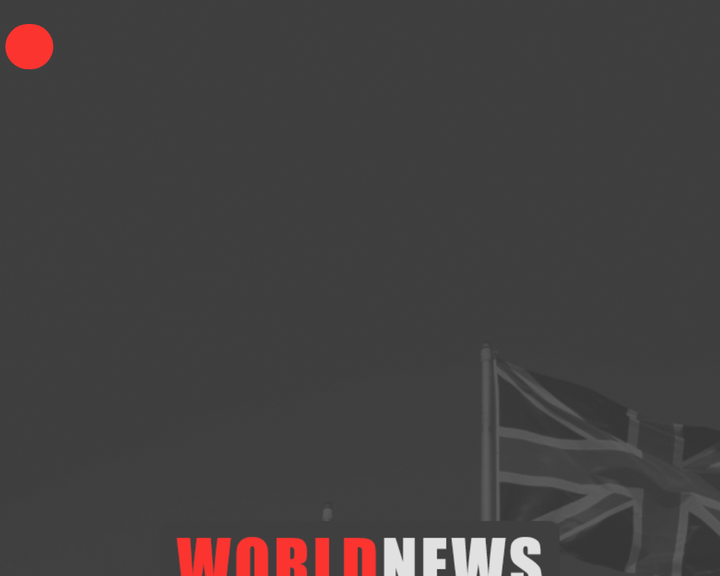
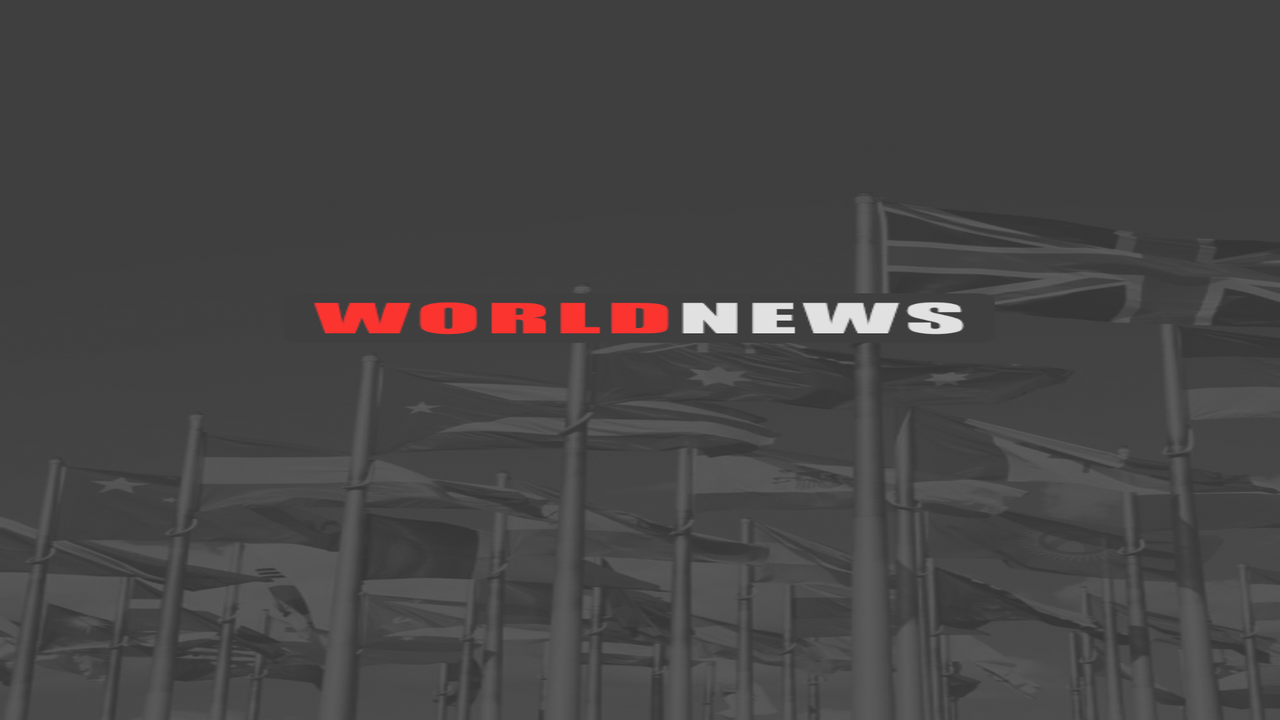

An Android layout and its configuration variant, each rendered on a device that would load it. The default file and the variant file are quoted in full after the pictures.
<!-- AndroidManifest.xml: application theme SplashTheme -->
<!-- res/layout/news_item.xml -->
<?xml version="1.0" encoding="utf-8"?>
<androidx.constraintlayout.widget.ConstraintLayout xmlns:android="http://schemas.android.com/apk/res/android"
    xmlns:app="http://schemas.android.com/apk/res-auto"
    android:layout_width="match_parent"
    android:layout_height="wrap_content"
    android:layout_marginBottom="0dp"
    android:paddingBottom="24dp">

    <TextView
        android:id="@+id/title"
        android:layout_width="0dp"
        android:layout_height="wrap_content"
        android:layout_marginTop="10dp"
        android:paddingBottom="18dp"
        android:textAllCaps="true"
        android:textColor="@color/white"
        android:textSize="16sp"
        android:textStyle="bold"
        app:layout_constraintEnd_toEndOf="@+id/imageView"
        app:layout_constraintStart_toStartOf="@+id/imageView"
        app:layout_constraintTop_toBottomOf="@+id/imageView" />

    <TextView
        android:id="@+id/author"
        android:layout_width="wrap_content"
        android:layout_height="wrap_content"
        android:layout_marginEnd="2dp"
        android:background="@drawable/rectangle_black_background"
        android:ellipsize="end"
        android:maxLength="20"
        android:maxLines="1"
        android:paddingStart="12dp"
        android:paddingTop="2dp"
        android:paddingEnd="12dp"
        android:paddingBottom="2dp"
        android:singleLine="true"
        android:textColor="@color/iconColor"
        android:textSize="12sp"
        android:visibility="invisible"
        app:layout_constraintBottom_toBottomOf="@+id/publishedAt"
        app:layout_constraintEnd_toEndOf="@+id/imageView" />

    <ImageView
        android:id="@+id/imageView"
        android:layout_width="359dp"
        android:layout_height="172dp"
        android:layout_marginTop="8dp"
        android:contentDescription="@string/description_image_article"
        app:layout_constraintEnd_toEndOf="parent"
        app:layout_constraintStart_toStartOf="parent"
        app:layout_constraintTop_toBottomOf="@+id/publishedAt" />

    <TextView
        android:id="@+id/publishedAt"
        android:layout_width="wrap_content"
        android:layout_height="wrap_content"
        android:layout_marginStart="2dp"
        android:layout_marginTop="12dp"
        android:background="@drawable/rectangle_coral_background"
        android:paddingStart="12dp"
        android:paddingTop="4dp"
        android:paddingEnd="12dp"
        android:paddingBottom="4dp"
        android:textAllCaps="true"
        android:textColor="@color/iconColor"
        android:textSize="11sp"
        app:layout_constraintStart_toStartOf="@+id/imageView"
        app:layout_constraintTop_toTopOf="parent" />

    <ImageView
        android:id="@+id/eye"
        android:layout_width="15dp"
        android:layout_height="12dp"
        android:layout_marginStart="24dp"
        android:contentDescription="@string/description_eye"
        android:visibility="invisible"
        app:layout_constraintBottom_toBottomOf="@+id/publishedAt"
        app:layout_constraintStart_toEndOf="@+id/publishedAt"
        app:layout_constraintTop_toTopOf="@+id/publishedAt"
        app:srcCompat="@drawable/eye_icon_light" />

</androidx.constraintlayout.widget.ConstraintLayout>
<!-- resources referenced by this layout -->
<resources>
  <color name="iconColor">@color/white</color>
  <color name="white">#FFFFFF</color>
  <!-- drawable eye_icon_light (drawable) -->
  <vector android:height="24dp" android:tint="@color/colorAccent"
      android:viewportHeight="24" android:viewportWidth="24"
      android:width="24dp" xmlns:android="http://schemas.android.com/apk/res/android">
      <path android:fillColor="@color/colorPrimary" android:pathData="M12,4.5C7,4.5 2.73,7.61 1,12c1.73,4.39 6,7.5 11,7.5s9.27,-3.11 11,-7.5c-1.73,-4.39 -6,-7.5 -11,-7.5zM12,17c-2.76,0 -5,-2.24 -5,-5s2.24,-5 5,-5 5,2.24 5,5 -2.24,5 -5,5zM12,9c-1.66,0 -3,1.34 -3,3s1.34,3 3,3 3,-1.34 3,-3 -1.34,-3 -3,-3z"/>
  </vector>
  <!-- drawable rectangle_black_background (drawable) -->
  <?xml version="1.0" encoding="utf-8"?>
  <shape xmlns:android="http://schemas.android.com/apk/res/android" android:shape="rectangle">
  
      <solid android:color="@color/outer_space" android:width="1dp" />
      <corners android:radius="18dp" />
  
  </shape>
  <!-- drawable rectangle_coral_background (drawable) -->
  <?xml version="1.0" encoding="utf-8"?>
  <shape xmlns:android="http://schemas.android.com/apk/res/android" android:shape="rectangle">
  
      <solid android:color="@color/colorAccent" android:width="1dp" />
      <corners android:radius="18dp" />
  
  </shape>
  <string name="description_eye">eye</string>
  <string name="description_image_article">image</string>
  <style name="SplashTheme" parent="Theme.MaterialComponents.Light.NoActionBar">
          <item name="colorPrimaryDark">#3F3F3F</item>
          <item name="android:windowBackground">@drawable/splash</item>
      </style>
  <color name="colorAccent">@color/red_orange</color>
  <color name="colorPrimary">@color/colorPrimaryDark</color>
  <color name="outer_space">#2E2E2E</color>
  <!-- drawable splash (drawable) -->
  <?xml version="1.0" encoding="utf-8"?>
  <layer-list xmlns:android="http://schemas.android.com/apk/res/android">
      <item
          android:drawable="@drawable/background_main_new"/>
  </layer-list>
  <color name="red_orange">#FB3430</color>
  <color name="colorPrimaryDark">@color/shark</color>
  <!-- drawable background_main_new: png bitmap (drawable, 339571 bytes) -->
  <color name="shark">#1A1E21</color>
</resources>
<!-- res/layout-land/news_item.xml (the repository's variant of the layout above) -->
<!-- drawn on the phone turned sideways -->
<?xml version="1.0" encoding="utf-8"?>
<androidx.constraintlayout.widget.ConstraintLayout xmlns:android="http://schemas.android.com/apk/res/android"
    xmlns:app="http://schemas.android.com/apk/res-auto"
    xmlns:tools="http://schemas.android.com/tools"
    android:layout_width="match_parent"
    android:layout_height="match_parent"
    android:layout_marginBottom="0dp"
    android:paddingBottom="24dp">

    <TextView
        android:id="@+id/title"
        android:layout_width="366dp"
        android:layout_height="wrap_content"
        android:layout_marginStart="24dp"
        android:layout_marginTop="50dp"
        android:layout_marginBottom="53dp"
        android:textAllCaps="true"
        android:textColor="@color/white"
        android:textSize="16sp"
        android:textStyle="bold"
        app:layout_constraintBottom_toBottomOf="@+id/imageView"
        app:layout_constraintStart_toEndOf="@+id/imageView"
        app:layout_constraintTop_toTopOf="@+id/imageView" />

    <TextView
        android:id="@+id/author"
        android:layout_width="wrap_content"
        android:layout_height="wrap_content"
        android:layout_marginStart="2dp"
        android:layout_marginTop="8dp"
        android:background="@drawable/rectangle_light_background"
        android:ellipsize="end"
        android:maxLength="20"
        android:maxLines="1"
        android:paddingStart="12dp"
        android:paddingTop="2dp"
        android:paddingEnd="12dp"
        android:paddingBottom="2dp"
        android:singleLine="true"
        android:textColor="@color/white"
        android:textColorHint="@color/colorAccent"
        android:textSize="12sp"
        android:visibility="invisible"
        app:layout_constraintStart_toStartOf="@+id/title"
        app:layout_constraintTop_toBottomOf="@+id/title"
        tools:text="Author Name" />

    <ImageView
        android:id="@+id/imageView"
        android:layout_width="0dp"
        android:layout_height="125dp"
        android:layout_marginStart="24dp"
        android:contentDescription="@string/description_image_article"
        app:layout_constraintBottom_toBottomOf="parent"
        app:layout_constraintDimensionRatio="1.0"
        app:layout_constraintStart_toStartOf="parent"
        app:layout_constraintTop_toTopOf="parent" />

    <TextView
        android:id="@+id/publishedAt"
        android:layout_width="wrap_content"
        android:layout_height="wrap_content"
        android:layout_marginStart="8dp"
        android:layout_marginEnd="24dp"
        android:background="@drawable/rectangle_light_background"
        android:paddingStart="12dp"
        android:paddingTop="4dp"
        android:paddingEnd="12dp"
        android:paddingBottom="4dp"
        android:textAllCaps="true"
        android:textColor="@color/white"
        android:textSize="11sp"
        app:layout_constraintBottom_toBottomOf="@+id/title"
        app:layout_constraintEnd_toEndOf="parent"
        app:layout_constraintStart_toEndOf="@+id/title"
        app:layout_constraintTop_toTopOf="@+id/title" />

    <ImageView
        android:id="@+id/eye"
        android:layout_width="15dp"
        android:layout_height="12dp"
        android:layout_marginTop="8dp"
        android:contentDescription="@string/description_eye"
        android:visibility="invisible"
        app:layout_constraintEnd_toEndOf="@+id/publishedAt"
        app:layout_constraintStart_toStartOf="@+id/publishedAt"
        app:layout_constraintTop_toBottomOf="@+id/publishedAt"
        app:srcCompat="@drawable/eye_icon_light" />

</androidx.constraintlayout.widget.ConstraintLayout>
<!-- resources referenced by the variant -->
<!-- as the phone turned sideways resolves them -->
<resources>
  <color name="colorAccent">@color/red_orange</color>
  <color name="white">#FFFFFF</color>
  <!-- drawable eye_icon_light (drawable) -->
  <vector android:height="24dp" android:tint="@color/colorAccent"
      android:viewportHeight="24" android:viewportWidth="24"
      android:width="24dp" xmlns:android="http://schemas.android.com/apk/res/android">
      <path android:fillColor="@color/colorPrimary" android:pathData="M12,4.5C7,4.5 2.73,7.61 1,12c1.73,4.39 6,7.5 11,7.5s9.27,-3.11 11,-7.5c-1.73,-4.39 -6,-7.5 -11,-7.5zM12,17c-2.76,0 -5,-2.24 -5,-5s2.24,-5 5,-5 5,2.24 5,5 -2.24,5 -5,5zM12,9c-1.66,0 -3,1.34 -3,3s1.34,3 3,3 3,-1.34 3,-3 -1.34,-3 -3,-3z"/>
  </vector>
  <string name="description_eye">eye</string>
  <string name="description_image_article">image</string>
  <style name="SplashTheme" parent="Theme.MaterialComponents.Light.NoActionBar">
          <item name="colorPrimaryDark">#3F3F3F</item>
          <item name="android:windowBackground">@drawable/splash</item>
      </style>
  <color name="red_orange">#FB3430</color>
  <color name="colorPrimary">@color/colorPrimaryDark</color>
  <!-- drawable splash (drawable) -->
  <?xml version="1.0" encoding="utf-8"?>
  <layer-list xmlns:android="http://schemas.android.com/apk/res/android">
      <item
          android:drawable="@drawable/background_main_new"/>
  </layer-list>
  <color name="colorPrimaryDark">@color/shark</color>
  <!-- drawable background_main_new: png bitmap (drawable, 339571 bytes) -->
  <color name="shark">#1A1E21</color>
</resources>
